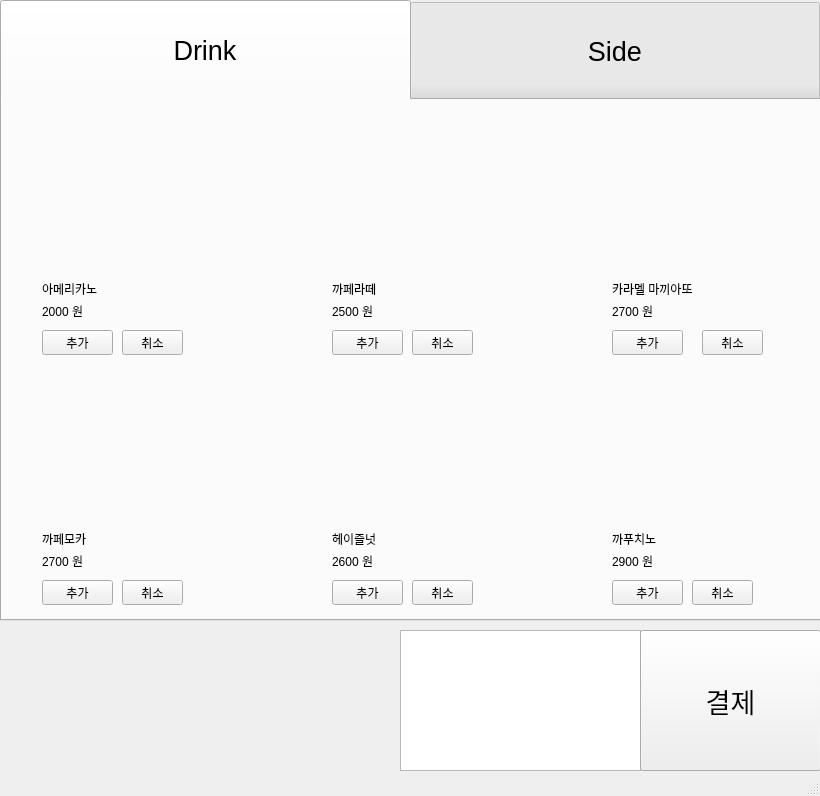
<?xml version="1.0" encoding="UTF-8"?>
<ui version="4.0">
 <class>MainWindow</class>
 <widget class="QMainWindow" name="MainWindow">
  <property name="geometry">
   <rect>
    <x>0</x>
    <y>0</y>
    <width>820</width>
    <height>796</height>
   </rect>
  </property>
  <property name="windowTitle">
   <string>스 타 벅 스 커 피</string>
  </property>
  <property name="windowIcon">
   <iconset>
    <normaloff>logo.png</normaloff>logo.png</iconset>
  </property>
  <widget class="QWidget" name="centralwidget">
   <widget class="QTabWidget" name="tabWidget">
    <property name="geometry">
     <rect>
      <x>0</x>
      <y>0</y>
      <width>821</width>
      <height>621</height>
     </rect>
    </property>
    <property name="font">
     <font>
      <pointsize>20</pointsize>
     </font>
    </property>
    <property name="contextMenuPolicy">
     <enum>Qt::NoContextMenu</enum>
    </property>
    <property name="toolTipDuration">
     <number>-1</number>
    </property>
    <property name="layoutDirection">
     <enum>Qt::LeftToRight</enum>
    </property>
    <property name="styleSheet">
     <string notr="true">QTabBar:tab {
 height: 100px; width: 410px;
 }</string>
    </property>
    <property name="currentIndex">
     <number>0</number>
    </property>
    <property name="iconSize">
     <size>
      <width>40</width>
      <height>40</height>
     </size>
    </property>
    <widget class="QWidget" name="tab">
     <attribute name="title">
      <string>Drink</string>
     </attribute>
     <widget class="QLabel" name="label_2">
      <property name="geometry">
       <rect>
        <x>40</x>
        <y>30</y>
        <width>131</width>
        <height>131</height>
       </rect>
      </property>
      <property name="text">
       <string/>
      </property>
     </widget>
     <widget class="QPushButton" name="pushButton_2">
      <property name="geometry">
       <rect>
        <x>40</x>
        <y>230</y>
        <width>71</width>
        <height>25</height>
       </rect>
      </property>
      <property name="text">
       <string>추가</string>
      </property>
     </widget>
     <widget class="QLabel" name="label_3">
      <property name="geometry">
       <rect>
        <x>40</x>
        <y>180</y>
        <width>131</width>
        <height>17</height>
       </rect>
      </property>
      <property name="text">
       <string>아메리카노</string>
      </property>
     </widget>
     <widget class="QLabel" name="label_4">
      <property name="geometry">
       <rect>
        <x>40</x>
        <y>200</y>
        <width>111</width>
        <height>21</height>
       </rect>
      </property>
      <property name="text">
       <string>2000 원</string>
      </property>
     </widget>
     <widget class="QPushButton" name="pushButton_2_2">
      <property name="geometry">
       <rect>
        <x>120</x>
        <y>230</y>
        <width>61</width>
        <height>25</height>
       </rect>
      </property>
      <property name="text">
       <string>취소</string>
      </property>
     </widget>
     <widget class="QLabel" name="label_5">
      <property name="geometry">
       <rect>
        <x>330</x>
        <y>30</y>
        <width>131</width>
        <height>131</height>
       </rect>
      </property>
      <property name="text">
       <string/>
      </property>
     </widget>
     <widget class="QLabel" name="label_6">
      <property name="geometry">
       <rect>
        <x>330</x>
        <y>180</y>
        <width>131</width>
        <height>17</height>
       </rect>
      </property>
      <property name="text">
       <string>까페라떼</string>
      </property>
     </widget>
     <widget class="QLabel" name="label_7">
      <property name="geometry">
       <rect>
        <x>330</x>
        <y>200</y>
        <width>111</width>
        <height>21</height>
       </rect>
      </property>
      <property name="text">
       <string>2500 원</string>
      </property>
     </widget>
     <widget class="QPushButton" name="pushButton_3">
      <property name="geometry">
       <rect>
        <x>330</x>
        <y>230</y>
        <width>71</width>
        <height>25</height>
       </rect>
      </property>
      <property name="text">
       <string>추가</string>
      </property>
     </widget>
     <widget class="QPushButton" name="pushButton_3_3">
      <property name="geometry">
       <rect>
        <x>410</x>
        <y>230</y>
        <width>61</width>
        <height>25</height>
       </rect>
      </property>
      <property name="text">
       <string>취소</string>
      </property>
     </widget>
     <widget class="QLabel" name="label_8">
      <property name="geometry">
       <rect>
        <x>610</x>
        <y>30</y>
        <width>131</width>
        <height>131</height>
       </rect>
      </property>
      <property name="text">
       <string/>
      </property>
     </widget>
     <widget class="QLabel" name="label_9">
      <property name="geometry">
       <rect>
        <x>610</x>
        <y>180</y>
        <width>171</width>
        <height>17</height>
       </rect>
      </property>
      <property name="text">
       <string>카라멜 마끼아또</string>
      </property>
     </widget>
     <widget class="QLabel" name="label_10">
      <property name="geometry">
       <rect>
        <x>610</x>
        <y>200</y>
        <width>111</width>
        <height>21</height>
       </rect>
      </property>
      <property name="text">
       <string>2700 원</string>
      </property>
     </widget>
     <widget class="QPushButton" name="pushButton_4">
      <property name="geometry">
       <rect>
        <x>610</x>
        <y>230</y>
        <width>71</width>
        <height>25</height>
       </rect>
      </property>
      <property name="text">
       <string>추가</string>
      </property>
     </widget>
     <widget class="QPushButton" name="pushButton_4_4">
      <property name="geometry">
       <rect>
        <x>700</x>
        <y>230</y>
        <width>61</width>
        <height>25</height>
       </rect>
      </property>
      <property name="text">
       <string>취소</string>
      </property>
     </widget>
     <widget class="QLabel" name="label_11">
      <property name="geometry">
       <rect>
        <x>40</x>
        <y>280</y>
        <width>131</width>
        <height>131</height>
       </rect>
      </property>
      <property name="text">
       <string/>
      </property>
     </widget>
     <widget class="QLabel" name="label_12">
      <property name="geometry">
       <rect>
        <x>330</x>
        <y>280</y>
        <width>131</width>
        <height>131</height>
       </rect>
      </property>
      <property name="text">
       <string/>
      </property>
     </widget>
     <widget class="QLabel" name="label_13">
      <property name="geometry">
       <rect>
        <x>610</x>
        <y>290</y>
        <width>131</width>
        <height>131</height>
       </rect>
      </property>
      <property name="text">
       <string/>
      </property>
     </widget>
     <widget class="QLabel" name="label_14">
      <property name="geometry">
       <rect>
        <x>40</x>
        <y>430</y>
        <width>131</width>
        <height>17</height>
       </rect>
      </property>
      <property name="text">
       <string>까페모카</string>
      </property>
     </widget>
     <widget class="QLabel" name="label_15">
      <property name="geometry">
       <rect>
        <x>40</x>
        <y>450</y>
        <width>111</width>
        <height>21</height>
       </rect>
      </property>
      <property name="text">
       <string>2700 원</string>
      </property>
     </widget>
     <widget class="QPushButton" name="pushButton_5">
      <property name="geometry">
       <rect>
        <x>40</x>
        <y>480</y>
        <width>71</width>
        <height>25</height>
       </rect>
      </property>
      <property name="text">
       <string>추가</string>
      </property>
     </widget>
     <widget class="QPushButton" name="pushButton_5_5">
      <property name="geometry">
       <rect>
        <x>120</x>
        <y>480</y>
        <width>61</width>
        <height>25</height>
       </rect>
      </property>
      <property name="text">
       <string>취소</string>
      </property>
     </widget>
     <widget class="QLabel" name="label_16">
      <property name="geometry">
       <rect>
        <x>330</x>
        <y>430</y>
        <width>131</width>
        <height>17</height>
       </rect>
      </property>
      <property name="text">
       <string>헤이즐넛</string>
      </property>
     </widget>
     <widget class="QLabel" name="label_17">
      <property name="geometry">
       <rect>
        <x>330</x>
        <y>450</y>
        <width>111</width>
        <height>21</height>
       </rect>
      </property>
      <property name="text">
       <string>2600 원</string>
      </property>
     </widget>
     <widget class="QPushButton" name="pushButton_6">
      <property name="geometry">
       <rect>
        <x>330</x>
        <y>480</y>
        <width>71</width>
        <height>25</height>
       </rect>
      </property>
      <property name="text">
       <string>추가</string>
      </property>
     </widget>
     <widget class="QPushButton" name="pushButton_6_6">
      <property name="geometry">
       <rect>
        <x>410</x>
        <y>480</y>
        <width>61</width>
        <height>25</height>
       </rect>
      </property>
      <property name="text">
       <string>취소</string>
      </property>
     </widget>
     <widget class="QLabel" name="label_18">
      <property name="geometry">
       <rect>
        <x>610</x>
        <y>430</y>
        <width>141</width>
        <height>17</height>
       </rect>
      </property>
      <property name="text">
       <string>까푸치노</string>
      </property>
     </widget>
     <widget class="QLabel" name="label_19">
      <property name="geometry">
       <rect>
        <x>610</x>
        <y>450</y>
        <width>111</width>
        <height>21</height>
       </rect>
      </property>
      <property name="text">
       <string>2900 원</string>
      </property>
     </widget>
     <widget class="QPushButton" name="pushButton_7">
      <property name="geometry">
       <rect>
        <x>610</x>
        <y>480</y>
        <width>71</width>
        <height>25</height>
       </rect>
      </property>
      <property name="text">
       <string>추가</string>
      </property>
     </widget>
     <widget class="QPushButton" name="pushButton_7_7">
      <property name="geometry">
       <rect>
        <x>690</x>
        <y>480</y>
        <width>61</width>
        <height>25</height>
       </rect>
      </property>
      <property name="text">
       <string>취소</string>
      </property>
     </widget>
     <widget class="QDialog" name="kdialog">
      <property name="geometry">
       <rect>
        <x>70</x>
        <y>0</y>
        <width>491</width>
        <height>471</height>
       </rect>
      </property>
      <property name="contextMenuPolicy">
       <enum>Qt::DefaultContextMenu</enum>
      </property>
      <property name="toolTip">
       <string/>
      </property>
      <property name="toolTipDuration">
       <number>0</number>
      </property>
      <property name="whatsThis">
       <string/>
      </property>
      <property name="accessibleName">
       <string>계산</string>
      </property>
      <property name="styleSheet">
       <string notr="true">Qt::WindowContextHelpButtonHint</string>
      </property>
      <property name="inputMethodHints">
       <set>Qt::ImhNone</set>
      </property>
      <widget class="QTextBrowser" name="textBrowser_2">
       <property name="geometry">
        <rect>
         <x>0</x>
         <y>0</y>
         <width>321</width>
         <height>471</height>
        </rect>
       </property>
      </widget>
      <widget class="QTextEdit" name="textEdit">
       <property name="geometry">
        <rect>
         <x>330</x>
         <y>50</y>
         <width>151</width>
         <height>31</height>
        </rect>
       </property>
      </widget>
      <widget class="QLabel" name="label_38">
       <property name="geometry">
        <rect>
         <x>330</x>
         <y>10</y>
         <width>131</width>
         <height>17</height>
        </rect>
       </property>
       <property name="text">
        <string>돈을 투입하세요</string>
       </property>
      </widget>
      <widget class="QPushButton" name="pushButton_14">
       <property name="geometry">
        <rect>
         <x>330</x>
         <y>80</y>
         <width>89</width>
         <height>25</height>
        </rect>
       </property>
       <property name="text">
        <string>확인</string>
       </property>
      </widget>
      <widget class="QPushButton" name="pushButton_15">
       <property name="geometry">
        <rect>
         <x>330</x>
         <y>150</y>
         <width>151</width>
         <height>121</height>
        </rect>
       </property>
       <property name="text">
        <string>현금 결제</string>
       </property>
      </widget>
      <widget class="QPushButton" name="pushButton_16">
       <property name="geometry">
        <rect>
         <x>330</x>
         <y>340</y>
         <width>151</width>
         <height>121</height>
        </rect>
       </property>
       <property name="text">
        <string>카드 결제</string>
       </property>
      </widget>
     </widget>
    </widget>
    <widget class="QWidget" name="tab_2">
     <attribute name="title">
      <string>Side</string>
     </attribute>
     <widget class="QLabel" name="label_23">
      <property name="geometry">
       <rect>
        <x>40</x>
        <y>280</y>
        <width>131</width>
        <height>131</height>
       </rect>
      </property>
      <property name="text">
       <string/>
      </property>
     </widget>
     <widget class="QLabel" name="label_20">
      <property name="geometry">
       <rect>
        <x>110</x>
        <y>100</y>
        <width>661</width>
        <height>311</height>
       </rect>
      </property>
      <property name="font">
       <font>
        <family>맑은 고딕</family>
        <pointsize>72</pointsize>
       </font>
      </property>
      <property name="text">
       <string>준비중입니다.</string>
      </property>
     </widget>
    </widget>
   </widget>
   <widget class="QTextBrowser" name="textBrowser">
    <property name="geometry">
     <rect>
      <x>400</x>
      <y>630</y>
      <width>241</width>
      <height>141</height>
     </rect>
    </property>
   </widget>
   <widget class="QLabel" name="label">
    <property name="geometry">
     <rect>
      <x>0</x>
      <y>630</y>
      <width>401</width>
      <height>141</height>
     </rect>
    </property>
    <property name="text">
     <string/>
    </property>
   </widget>
   <widget class="QPushButton" name="pushButton">
    <property name="geometry">
     <rect>
      <x>640</x>
      <y>630</y>
      <width>181</width>
      <height>141</height>
     </rect>
    </property>
    <property name="font">
     <font>
      <pointsize>20</pointsize>
     </font>
    </property>
    <property name="text">
     <string>결제</string>
    </property>
   </widget>
  </widget>
  <widget class="QStatusBar" name="statusbar"/>
 </widget>
 <resources/>
 <connections/>
 <slots>
  <slot>slot1()</slot>
  <slot>slot2()</slot>
  <slot>slot4()</slot>
  <slot>slot3()</slot>
 </slots>
</ui>
